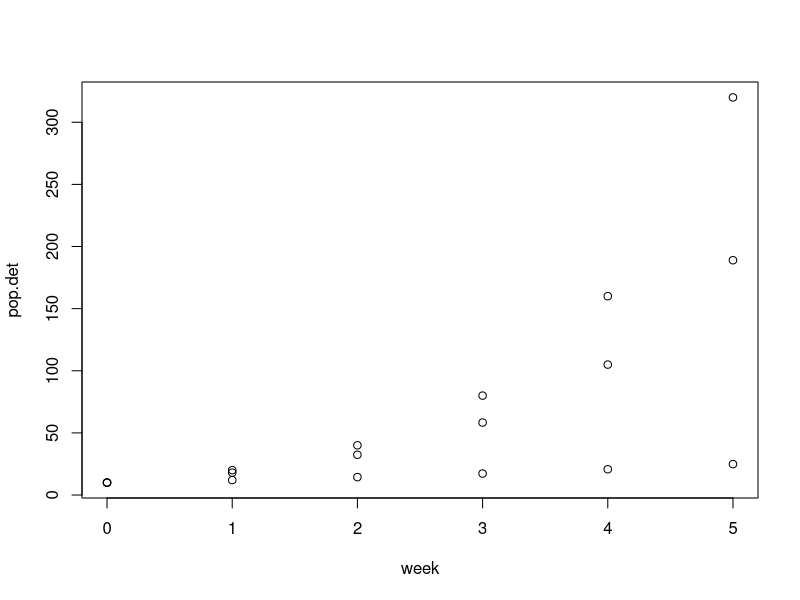
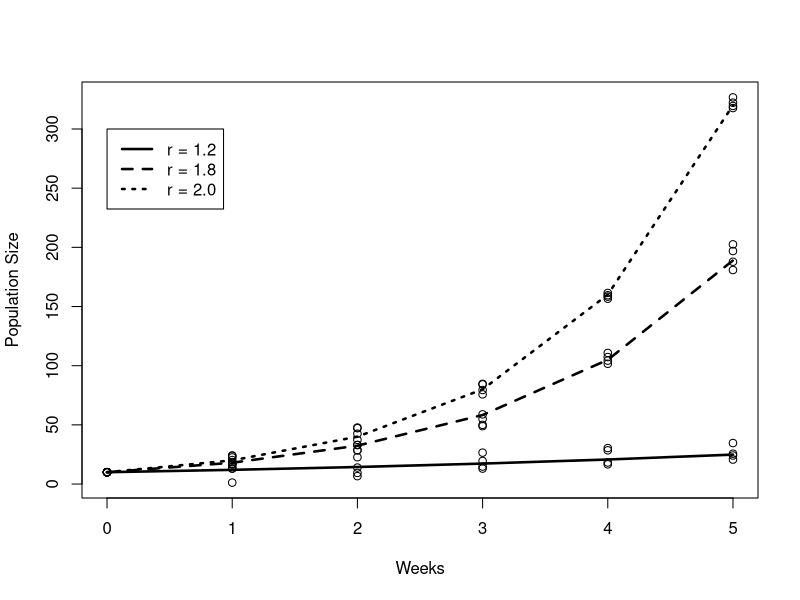
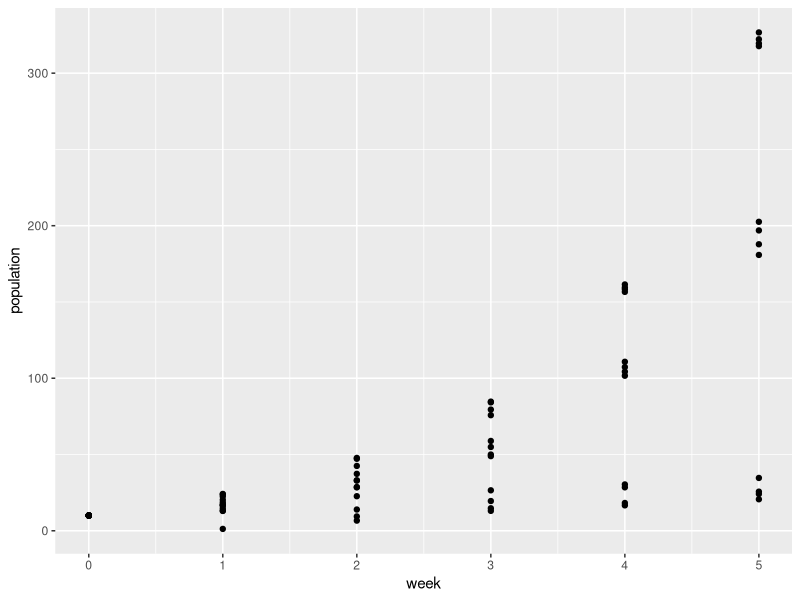
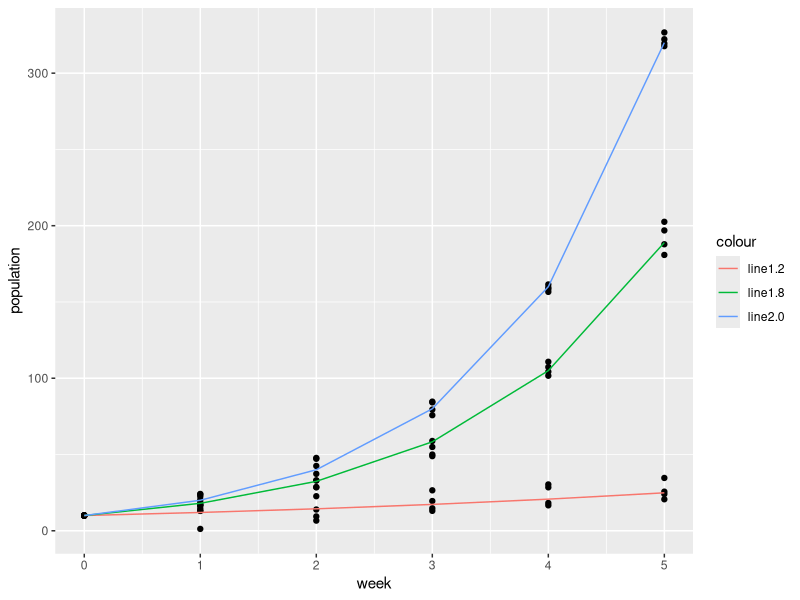
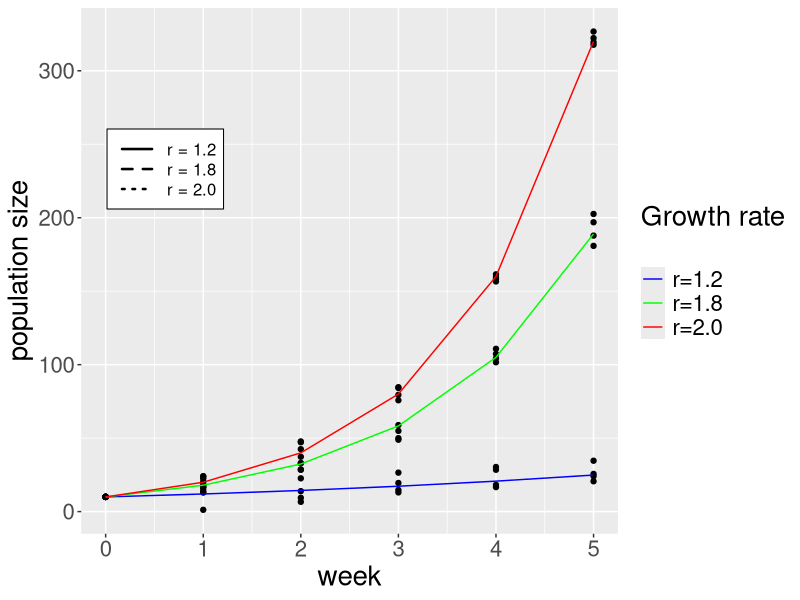

Recreate these plots in R, in order.
# Simulated Floating Plant Data
# Generate simulated data on mass, %cover, nplants, nutrient treatment. 
library(ggplot2)
library(dplyr)
# Generate a sequence of dates
Dates <- seq.Date(as.Date("2015-01-13"), as.Date("2015-02-24"), by="week") 

# simulate everything as exponentially increasing population where
# population.time.t = initial.population + initial.popluation*rate^time
set.seed(147)

# Growth rates for three treatments
rate.tmnts <- c( 1.2, 1.8, 2)

# Time: 6 sampling times (0:5) each repeated 12 times for all reps and tmnts, 
week <- rep(0:5, each = 3)
num.weeks <- 6

# Group factor
groups <- rep(1:3, num.weeks) 

# Initial population sizes
init.pops <- rep(10, 3)

# Make the deterministic part of the model

pop.det<- init.pops * rate.tmnts[groups] ^ week
pop.det
plot(week, pop.det)
l.sim <- length(pop.det)

#put deterministic projections in a data frame
det.df <- as.data.frame(cbind(week, rate.tmnts, pop.det))
det.df <- tbl_df(det.df)
det.df

# Make the stochastic part of the model
make.stochastic <- function(reps) {
  stoch.sim <- c(init.pops, rnorm(l.sim-3, pop.det[4:l.sim], 5))
}

# Apply the stochastic wrapper to the deterministic results
stoch.reps <- as.vector(replicate( 4, make.stochastic(4), simplify=T))

# I think for clarity, it might be nice to bind this together in a dataframe
# this is what I did after making the plot. 

# Make a dataframe to share
week.col <- rep(week, 4)
treat.col <- rep(groups, 4)
treat.col <- as.factor(rep(1:3, 24))
pop.col <- stoch.reps
pop.data <- as.data.frame(cbind(week.col, treat.col, pop.col))
pop.data <- tbl_df(pop.data)
pop.data <- rename(pop.data, week = week.col, nutrients = treat.col, 
                   population = pop.col)

pop.data


#Use this line to save output
#write.csv(pop.data, "simulated_data.csv")



# Using base plotting
plot(rep(week, 4), stoch.reps, ylab="Population Size", xlab = "Weeks")
lines(week, 10*rate.tmnts[1]^week, lty = 1, lwd = 2.5)
lines(week, 10*rate.tmnts[2]^week, lty = 2, lwd = 2.5)
lines(week, 10*rate.tmnts[3]^week, lty = 3, lwd = 2.5)

legend(0, 300, # places a legend at the appropriate place 
       c("r = 1.2","r = 1.8", "r = 2.0"), # puts text in the legend 
       lty=c(1, 2, 3), # gives the legend appropriate symbols (lines)
       lwd=c(2.5, 2.5, 2.5 )) # gives the legend lines the correct width

# Using qplot
qplot(week, population, data = pop.data) # very pretty, but can't add lines

# Make data for lines to be added. 
det.df
line1.2 <- det.df %>%
            filter(rate.tmnts == 1.2) %>%
            rename(line1.2 = pop.det)
line1.8 <- det.df %>%
            filter(rate.tmnts == 1.8) %>%
            select(line1.8=pop.det)          
line2.0 <- det.df %>%
            filter(rate.tmnts == 2.0) %>%
            select(line2.0=pop.det)
lines.df <- as.data.frame(cbind(line1.2, line1.8, line2.0))
lines.df <- tbl_df(lines.df)
lines.df

gplot1 <- ggplot() +
  geom_point(data = pop.data, aes(x=week, y=population))
gplot2 <- gplot1 +
  geom_line(data = lines.df, aes(x=week, y=line1.2, color= "line1.2")) +
  geom_line(data = lines.df, aes(x=week, y=line1.8, color = "line1.8")) +
  geom_line(data = lines.df, aes(x=week, y=line2.0, color = "line2.0")) 
gplot2

gplot3 <- gplot2 +
  scale_color_manual("Growth rate\n",labels = c("r=1.2", "r=1.8", "r=2.0"), 
                     values = c("blue", "green", "red")) +
  theme(text = element_text(size=20)) +
  ylab("population size") 
gplot3

legend(0, 300, # places a legend at the appropriate place 
         c("r = 1.2","r = 1.8", "r = 2.0"), # puts text in the legend 
         
         lty=c(1, 2, 3), # gives the legend appropriate symbols (lines)
         
         lwd=c(2.5, 2.5, 2.5 )) # gives the legend lines the correct width



# Output a dataframe to share
week.col <- rep(week, 4)
treat.col <- rep(groups, 4)
treat.col <- rep(1:3, 24)
pop.col <- stoch.reps
pop.data <- as.data.frame(cbind(week.col, treat.col, pop.col))
write.csv(pop.data, "simulated_data.csv")




